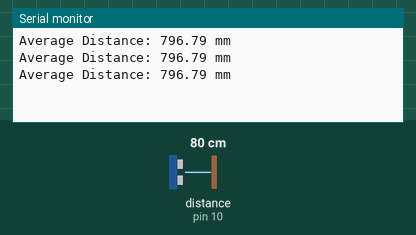
The sketch below on a simulated Arduino Uno, built with avr-gcc and run on an emulated ATmega328P. Shown: the last lines printed to the serial monitor. Wiring (inferred from the names in the program): ultrasonic range finder: trigger pin 9; echo pin 10. The inputs (shaded band) are chosen by the test bench; at power-on: distance to the obstacle (sensor on pin 10) 80 cm. The echo pulse lasts 58.3 µs per cm.

Above: at 1.2 s.
1.3 s: distance to the obstacle (sensor on pin 10) set to 2 cm
At 1.82 s:
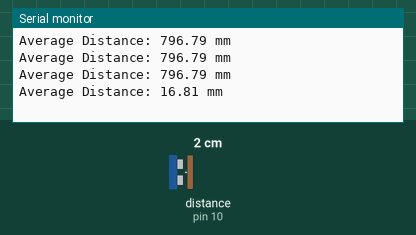
2.8 s: distance to the obstacle (sensor on pin 10) set to 4 cm
At 3.04 s:
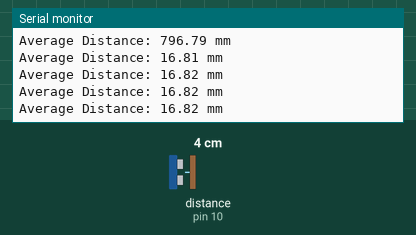
4.3 s: distance to the obstacle (sensor on pin 10) set to 9 cm
At 4.68 s:
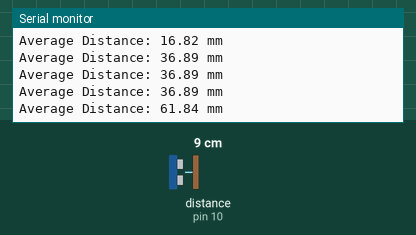
7.3 s: distance to the obstacle (sensor on pin 10) set to 35 cm
At 7.57 s:
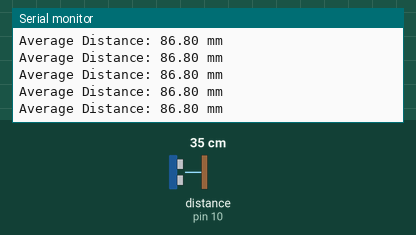
Timing chart, 0 to 10.3 s (numbered marks = the images above; inputs shaded):
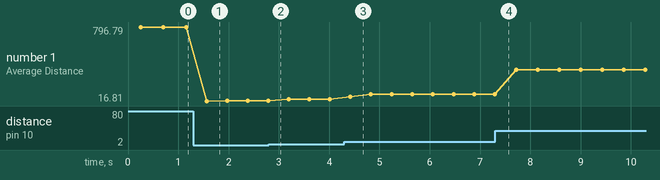

Measured:
- after the input at 1.3 s, the serial monitor: prints a new line after 0.26 s (image 1)
- after the input at 4.3 s, the serial monitor: prints a new line after 0.12 s (image 3)
- plotted number 1: 796.79 → 16.82 after the input at 1.3 s, 16.82 → 36.89 after the input at 2.8 s, 36.89 → 86.8 after the input at 4.3 s, 86.8 → 346.77 after the input at 7.3 s

The sketch:

Arduino_Ultrasonic_Measurement.ino
```cpp
const int trigPin = 9;
const int echoPin = 10;

long duration;

float distance_cm;
float distance_mm;

float totalDistance = 0;
float averageDistance = 0;

void setup() {

  Serial.begin(9600);

  pinMode(trigPin, OUTPUT);
  pinMode(echoPin, INPUT);
}

void loop() {

  totalDistance = 0;

  // Take 10 readings
  for (int i = 0; i < 10; i++) {

    // Clear trigger pin
    digitalWrite(trigPin, LOW);
    delayMicroseconds(2);

    // Send 10us pulse
    digitalWrite(trigPin, HIGH);
    delayMicroseconds(10);
    digitalWrite(trigPin, LOW);

    // Read echo time
    duration = pulseIn(echoPin, HIGH);

    // Convert to cm
    distance_cm = duration * 0.0343 / 2;

    // Convert to mm
    distance_mm = distance_cm * 10;

    // Add to total
    totalDistance += distance_mm;

    delay(20);
  }

  // Calculate average
  averageDistance = totalDistance / 10;

  // Print averaged distance
  Serial.print("Average Distance: ");
  Serial.print(averageDistance);
  Serial.println(" mm");

  delay(200);
}
```
